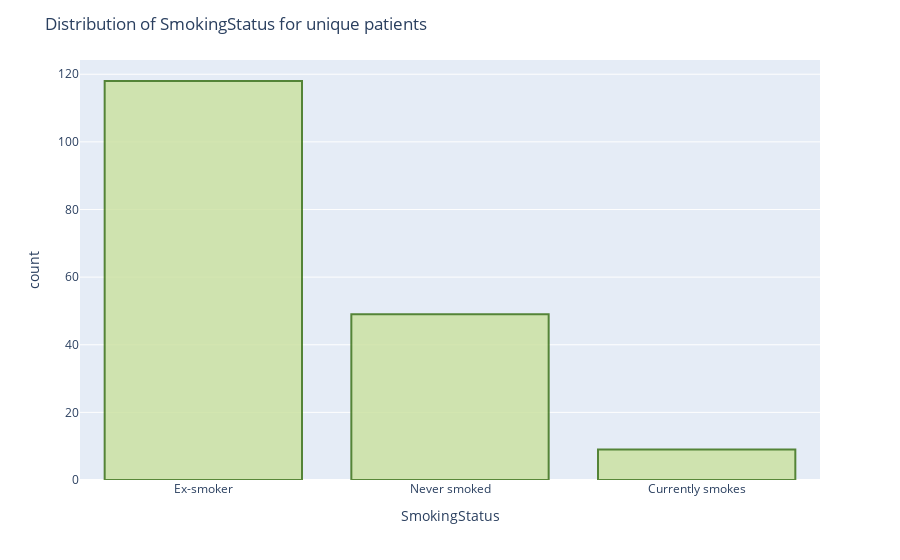

Source (notebook cell):
### Code cell
fig = px.histogram(new_df, x='SmokingStatus')
fig.update_traces(marker_color='rgb(202,225,158)', marker_line_color='rgb(48,107,8)',
                 marker_line_width=2, opacity=0.8)
fig.update_layout(title = 'Distribution of SmokingStatus for unique patients')
fig.show()

### Figure 1 — Plotly figure (JSON) as saved in the notebook; plotly's stock layout.template omitted (floating-point values rounded to 4 significant figures; data arrays with more than 128 entries replaced by an {"elided": "..."} marker saying what was removed)
{"data": [{"alignmentgroup": "True", "bingroup": "x", "hovertemplate": "SmokingStatus=%{x}<br>count=%{y}<extra></extra>", "legendgroup": "", "marker": {"color": "rgb(202,225,158)", "line": {"color": "rgb(48,107,8)", "width": 2}, "pattern": {"shape": ""}}, "name": "", "offsetgroup": "", "opacity": 0.8, "orientation": "v", "showlegend": false, "type": "histogram", "x": {"elided": "176 str values"}, "xaxis": "x", "yaxis": "y"}], "layout": {"barmode": "relative", "legend": {"tracegroupgap": 0}, "margin": {"t": 60}, "title": {"text": "Distribution of SmokingStatus for unique patients"}, "xaxis": {"anchor": "y", "domain": [0, 1], "title": {"text": "SmokingStatus"}}, "yaxis": {"anchor": "x", "domain": [0, 1], "title": {"text": "count"}}}}
